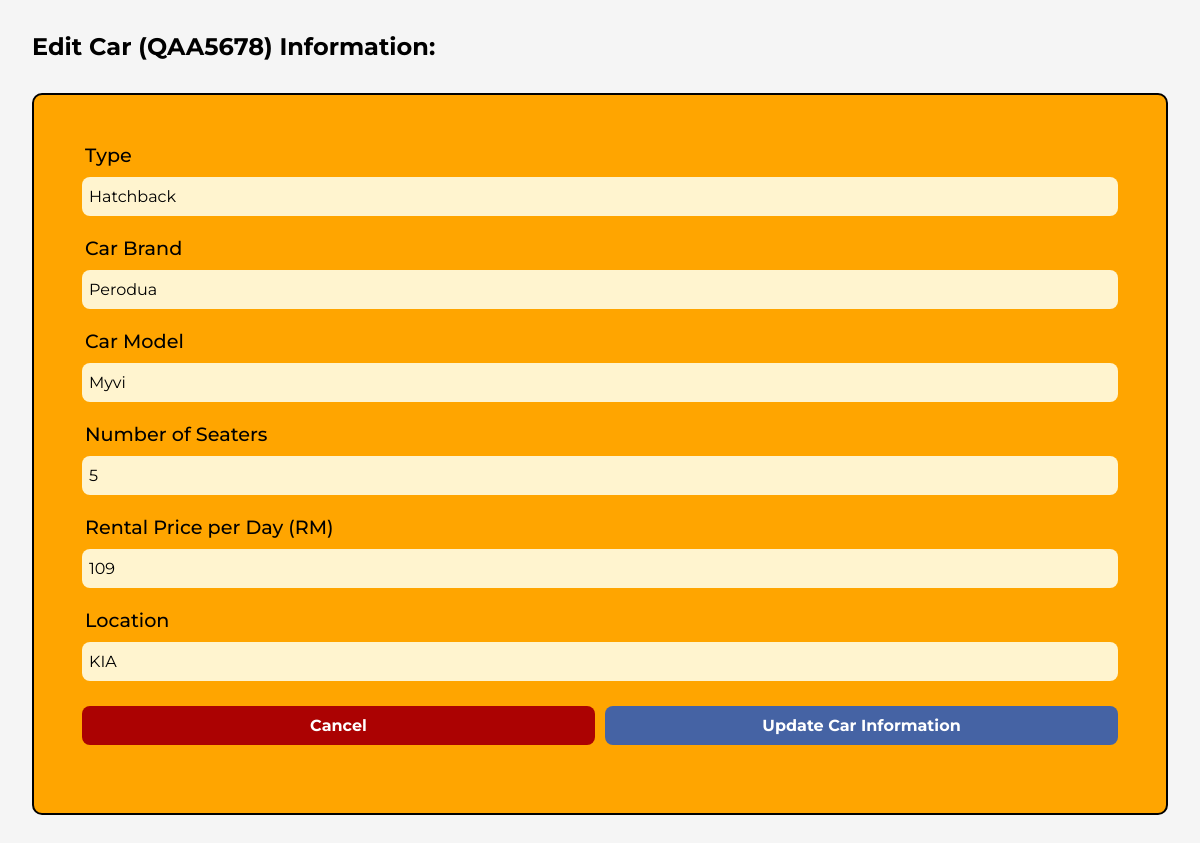
Page /admin_dashboard/edit_cars.php?key_id=QAA5678 on the committed database.
### tables this page shows
CREATE TABLE `cars` (
  `carplate` varchar(15) NOT NULL,
  `type` varchar(15) NOT NULL,
  `brand` varchar(55) NOT NULL,
  `model` varchar(55) NOT NULL,
  `seater` int(11) NOT NULL,
  `price` float NOT NULL,
  `location` varchar(250) DEFAULT NULL,
  `image` text DEFAULT NULL
);

### admin_dashboard/edit_cars.php (the view, shortened to what this page needs)
<?php
	$received_id = $_REQUEST['key_id'];
?>
<!DOCTYPE html>
    <html>
        <head>
            <link rel="stylesheet" href="../css/pages_of_forms.css">
        </head>
        <body>
            <?php
                $sqlretrieve = "SELECT * FROM cars WHERE carplate = '$received_id'";
                global $connection;
                $result = mysqli_query($connection, $sqlretrieve);
                $row = mysqli_fetch_array($result, MYSQLI_ASSOC);
                $carplate = $row["carplate"];
                $type = $row["type"];
                $brand = $row["brand"];
                $model= $row["model"];
                $seater = $row["seater"];
                $price= $row["price"];
                $location= $row["location"];
            ?>
            <div class="heading-text" id="heading-text">
                <h2>Edit Car (<?php echo $carplate ?>) Information:</h2>
            </div>
            <div class="ec-form-container">
                <form action="validate_cars_edit.php?key_id=<?php echo $carplate;?>" method="POST">
                    <div class="ec-input-box">
                        <span>Type</span>
                        <br>
                        <input type="text" name="type" placeholder="Enter Car Type" id="type" value="<?php echo $type;?>">
                    </div>
                    <div class="ec-input-box">
                        <span>Car Brand</span>
                        <br>
                        <input type="text" name="brand" placeholder="Enter Car Brand" id="brand" value="<?php echo $brand;?>">
                    </div>
                    <div class="ec-input-box">
                        <span>Car Model</span>
                        <br>
                        <input type="text" name="model" placeholder="Enter Car Model" id="model" value="<?php echo $model;?>">
                    </div>
                    <div class="ec-input-box">
                        <span>Number of Seaters</span>
                        <br>
                        <input type="text" name="seater" placeholder="Enter Number of Seaters" id="seater" value="<?php echo $seater;?>">
                    </div>
                    <div class="ec-input-box">
                        <span>Rental Price per Day (RM)</span>
                        <br>
                        <input type="text" name="price" placeholder="Enter Rental Price per Day" id="price" value="<?php echo $price;?>">
                    </div>
                    <div class="ec-input-box">
                        <span>Location</span>
                        <br>
                        <input type="text" name="location" placeholder="Enter Location" id="location" value="<?php echo $location;?>">
                    </div>
                    <div class="buttons">
                        <a href="cars.php" class="ec-cncl-button" id="ec-cncl-button">Cancel</a>
                        <input type="submit" name="update" value="Update Car Information" class="ec-button" id="ec-button">
                    </div>
                </form>
            </div>
</body>
</html>

### css/pages_of_forms.css (style rules this page uses)
* { font-family:"Montserrat", Verdana , sans-serif; margin: 0; padding: 0; box-sizing: border-box; scroll-padding-top: 2rem; scroll-behavior: smooth; list-style: none; text-decoration: none; }
:root { --orange-tone: rgb(255, 165, 0); --blue-tone: rgb(69, 99, 164); --beige-tone: rgb(255, 244, 207); --red-tone: rgb(171, 2, 2); --text-color: #444; --gradient: linear-gradient(to top left, rgb(138, 80, 130),rgb(19, 63, 145)); }
body { background-color: whitesmoke; }
.heading-text { display: flex; justify-content: left; align-items: center; margin: 2rem; }
.ml-form-container form, .al-form-container form, .mr-form-container form, .cu-form-container form, .fp-form-container form, .emp-form-container form, .eap-form-container form, .nc-form-container form, .ec-form-container form, .dlt-form-container form { border: 2px solid black; border-radius: 10px; margin: 2rem; padding: 3rem; background-color: var(--orange-tone); height: fit-content; }
.ml-input-box span, .al-input-box span, .mr-input-box span, .cu-input-box span, .fp-input-box span, .emp-input-box span, .eap-input-box span, .nc-input-box span, .ec-input-box span, .dlt-input-box span { font-weight: 500; padding-left: 3px; font-size: 1.2rem; }
.ml-input-box input, .al-input-box input, .mr-input-box input, .cu-input-box input, .cu-input-box textarea, .fp-input-box input, .emp-input-box input, .eap-input-box input, .nc-input-box input, .ec-input-box input { display: inline-block; margin-top: 10px; margin-bottom: 20px; padding: 10px 7px; outline: none; border: none; background-color: var(--beige-tone); border-radius: 0.5rem; font-size: 1rem; box-sizing: border-box; width: 100%; height: 100%; }
.buttons { display: flex; justify-content: space-between; align-items: center; text-align: center; }
.ml-button, .ml-cncl-button, .al-button, .al-cncl-button, .fp-button, .fp-cncl-button, .mr-button, .mr-cncl-button, .cu-button, .cu-cncl-button, .emp-button, .emp-cncl-button, .eap-button, .eap-cncl-button, .nc-button, .nc-cncl-button, .ec-button, .ec-cncl-button, .dlt-button, .dlt-cncl-button { padding: 10px 25px; border: none; border-radius: 0.5rem; background:var(--blue-tone); color: white; font-size: 1rem; font-weight: bold; width: 100%; margin-top: 5px; margin-bottom: 20px; }
.ml-button, .al-button, .fp-button, .mr-button, .cu-button, .emp-button, .eap-button, .nc-button, .ec-button, .dlt-button { margin-left: 5px; }
.ml-cncl-button, .al-cncl-button, .fp-cncl-button, .mr-cncl-button, .cu-cncl-button, .emp-cncl-button, .eap-cncl-button, .nc-cncl-button, .ec-cncl-button, .dlt-cncl-button { background:var(--red-tone); margin-right: 5px; }

### rows in the picture
cars: carplate "QAA5678", type "Hatchback", brand "Perodua", model "Myvi", seater "5", price "109", location "KIA"
